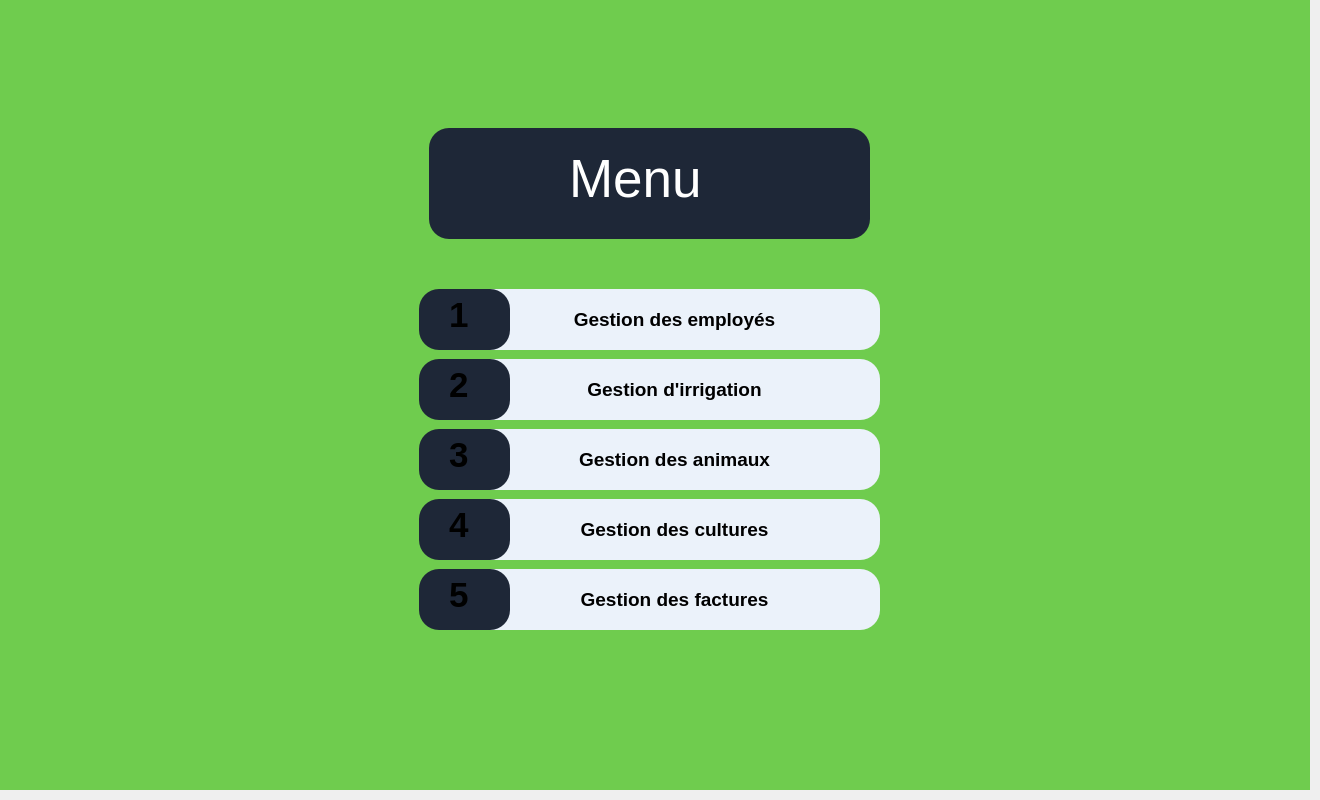
    <widget class="QWidget" name="menuPage">
     <widget class="QWidget" name="menuContainer" native="true">
      <property name="geometry">
       <rect>
        <x>-1</x>
        <y>-1</y>
        <width>1311</width>
        <height>791</height>
       </rect>
      </property>
      <property name="styleSheet">
       <string notr="true">#menuContainer{
background: #6FCC4E; }
</string>
      </property>
      <widget class="QWidget" name="menuLabelContainer" native="true">
       <property name="geometry">
        <rect>
         <x>430</x>
         <y>129</y>
         <width>441</width>
         <height>111</height>
        </rect>
       </property>
       <property name="styleSheet">
        <string notr="true">#menuLabelContainer{
background: #1E2737;
border-radius: 20px;
}</string>
       </property>
       <widget class="QLabel" name="labelMenu">
        <property name="geometry">
         <rect>
          <x>140</x>
          <y>20</y>
          <width>191</width>
          <height>61</height>
         </rect>
        </property>
        <property name="font">
         <font>
          <pointsize>40</pointsize>
         </font>
        </property>
        <property name="styleSheet">
         <string notr="true">#labelMenu{
background: transparent;
color: white;}</string>
        </property>
        <property name="text">
         <string>Menu</string>
        </property>
       </widget>
      </widget>
      <widget class="QPushButton" name="employesBtnPage">
       <property name="geometry">
        <rect>
         <x>470</x>
         <y>290</y>
         <width>411</width>
         <height>61</height>
        </rect>
       </property>
       <property name="font">
        <font>
         <pointsize>14</pointsize>
         <weight>75</weight>
         <bold>true</bold>
        </font>
       </property>
       <property name="styleSheet">
        <string notr="true">QPushButton{
background: #EBF2FA;
color: black;
border-radius: 20px;
}  
QPushButton:hover
{
color: white;
background: #0FAC71;
} </string>
       </property>
       <property name="text">
        <string>Gestion des employés</string>
       </property>
      </widget>
      <widget class="QWidget" name="widget" native="true">
       <property name="geometry">
        <rect>
         <x>420</x>
         <y>290</y>
         <width>91</width>
         <height>61</height>
        </rect>
       </property>
       <property name="styleSheet">
        <string notr="true">background: #1E2737;
border-radius: 20px;
</string>
       </property>
       <widget class="QLabel" name="label">
        <property name="geometry">
         <rect>
          <x>30</x>
          <y>0</y>
          <width>31</width>
          <height>51</height>
         </rect>
        </property>
        <property name="font">
         <font>
          <pointsize>26</pointsize>
          <weight>75</weight>
          <bold>true</bold>
         </font>
        </property>
        <property name="text">
         <string>1</string>
        </property>
       </widget>
      </widget>
      <widget class="QPushButton" name="irrigationBtnPage">
       <property name="geometry">
        <rect>
         <x>470</x>
         <y>360</y>
         <width>411</width>
         <height>61</height>
        </rect>
       </property>
       <property name="font">
        <font>
         <pointsize>14</pointsize>
         <weight>75</weight>
         <bold>true</bold>
        </font>
       </property>
       <property name="styleSheet">
        <string notr="true">QPushButton{
background: #EBF2FA;
color: black;
border-radius: 20px;
}  
QPushButton:hover
{
color: white;
background: #0FAC71;
} </string>
       </property>
       <property name="text">
        <string>Gestion d'irrigation</string>
       </property>
      </widget>
      <widget class="QWidget" name="widget_2" native="true">
       <property name="geometry">
        <rect>
         <x>420</x>
         <y>360</y>
         <width>91</width>
         <height>61</height>
        </rect>
       </property>
       <property name="styleSheet">
        <string notr="true">background: #1E2737;
border-radius: 20px;
</string>
       </property>
       <widget class="QLabel" name="label_3">
        <property name="geometry">
         <rect>
          <x>30</x>
          <y>0</y>
          <width>31</width>
          <height>51</height>
         </rect>
        </property>
        <property name="font">
         <font>
          <pointsize>26</pointsize>
          <weight>75</weight>
          <bold>true</bold>
         </font>
        </property>
        <property name="text">
         <string>2</string>
        </property>
       </widget>
      </widget>
      <widget class="QPushButton" name="animauxBtnPage">
       <property name="geometry">
        <rect>
         <x>470</x>
         <y>430</y>
         <width>411</width>
         <height>61</height>
        </rect>
       </property>
       <property name="font">
        <font>
         <pointsize>14</pointsize>
         <weight>75</weight>
         <bold>true</bold>
        </font>
       </property>
       <property name="styleSheet">
        <string notr="true">QPushButton{
background: #EBF2FA;
color: black;
border-radius: 20px;
}  
QPushButton:hover
{
color: white;
background: #0FAC71;
} </string>
       </property>
       <property name="text">
        <string>Gestion des animaux</string>
       </property>
      </widget>
      <widget class="QWidget" name="widget_3" native="true">
       <property name="geometry">
        <rect>
         <x>420</x>
         <y>430</y>
         <width>91</width>
         <height>61</height>
        </rect>
       </property>
       <property name="styleSheet">
        <string notr="true">background: #1E2737;
border-radius: 20px;
</string>
       </property>
       <widget class="QLabel" name="label_4">
        <property name="geometry">
         <rect>
          <x>30</x>
          <y>0</y>
          <width>31</width>
          <height>51</height>
         </rect>
        </property>
        <property name="font">
         <font>
          <pointsize>26</pointsize>
          <weight>75</weight>
          <bold>true</bold>
         </font>
        </property>
        <property name="text">
         <string>3</string>
        </property>
       </widget>
      </widget>
      <widget class="QPushButton" name="culturesBtnPage">
       <property name="geometry">
        <rect>
         <x>470</x>
         <y>500</y>
         <width>411</width>
         <height>61</height>
        </rect>
       </property>
       <property name="font">
        <font>
         <pointsize>14</pointsize>
         <weight>75</weight>
         <bold>true</bold>
        </font>
       </property>
       <property name="styleSheet">
        <string notr="true">QPushButton{
background: #EBF2FA;
color: black;
border-radius: 20px;
}  
QPushButton:hover
{
color: white;
background: #0FAC71;
} </string>
       </property>
       <property name="text">
        <string>Gestion des cultures</string>
       </property>
      </widget>
      <widget class="QWidget" name="widget_4" native="true">
       <property name="geometry">
        <rect>
         <x>420</x>
         <y>500</y>
         <width>91</width>
         <height>61</height>
        </rect>
       </property>
       <property name="styleSheet">
        <string notr="true">background: #1E2737;
border-radius: 20px;
</string>
       </property>
       <widget class="QLabel" name="label_5">
        <property name="geometry">
         <rect>
          <x>30</x>
          <y>0</y>
          <width>31</width>
          <height>51</height>
         </rect>
        </property>
        <property name="font">
         <font>
          <pointsize>26</pointsize>
          <weight>75</weight>
          <bold>true</bold>
         </font>
        </property>
        <property name="text">
         <string>4</string>
        </property>
       </widget>
      </widget>
      <widget class="QPushButton" name="facturesBtnPage">
       <property name="geometry">
        <rect>
         <x>470</x>
         <y>570</y>
         <width>411</width>
         <height>61</height>
        </rect>
       </property>
       <property name="font">
        <font>
         <pointsize>14</pointsize>
         <weight>75</weight>
         <bold>true</bold>
        </font>
       </property>
       <property name="styleSheet">
        <string notr="true">QPushButton{
background: #EBF2FA;
color: black;
border-radius: 20px;
}  
QPushButton:hover
{
color: white;
background: #0FAC71;
} </string>
       </property>
       <property name="text">
        <string>Gestion des factures</string>
       </property>
      </widget>
      <widget class="QWidget" name="widget_5" native="true">
       <property name="geometry">
        <rect>
         <x>420</x>
         <y>570</y>
         <width>91</width>
         <height>61</height>
        </rect>
       </property>
       <property name="styleSheet">
        <string notr="true">background: #1E2737;
border-radius: 20px;
</string>
       </property>
       <widget class="QLabel" name="label_6">
        <property name="geometry">
         <rect>
          <x>30</x>
          <y>0</y>
          <width>31</width>
          <height>51</height>
         </rect>
        </property>
        <property name="font">
         <font>
          <pointsize>26</pointsize>
          <weight>75</weight>
          <bold>true</bold>
         </font>
        </property>
        <property name="text">
         <string>5</string>
        </property>
       </widget>
      </widget>
     </widget>
    </widget>
